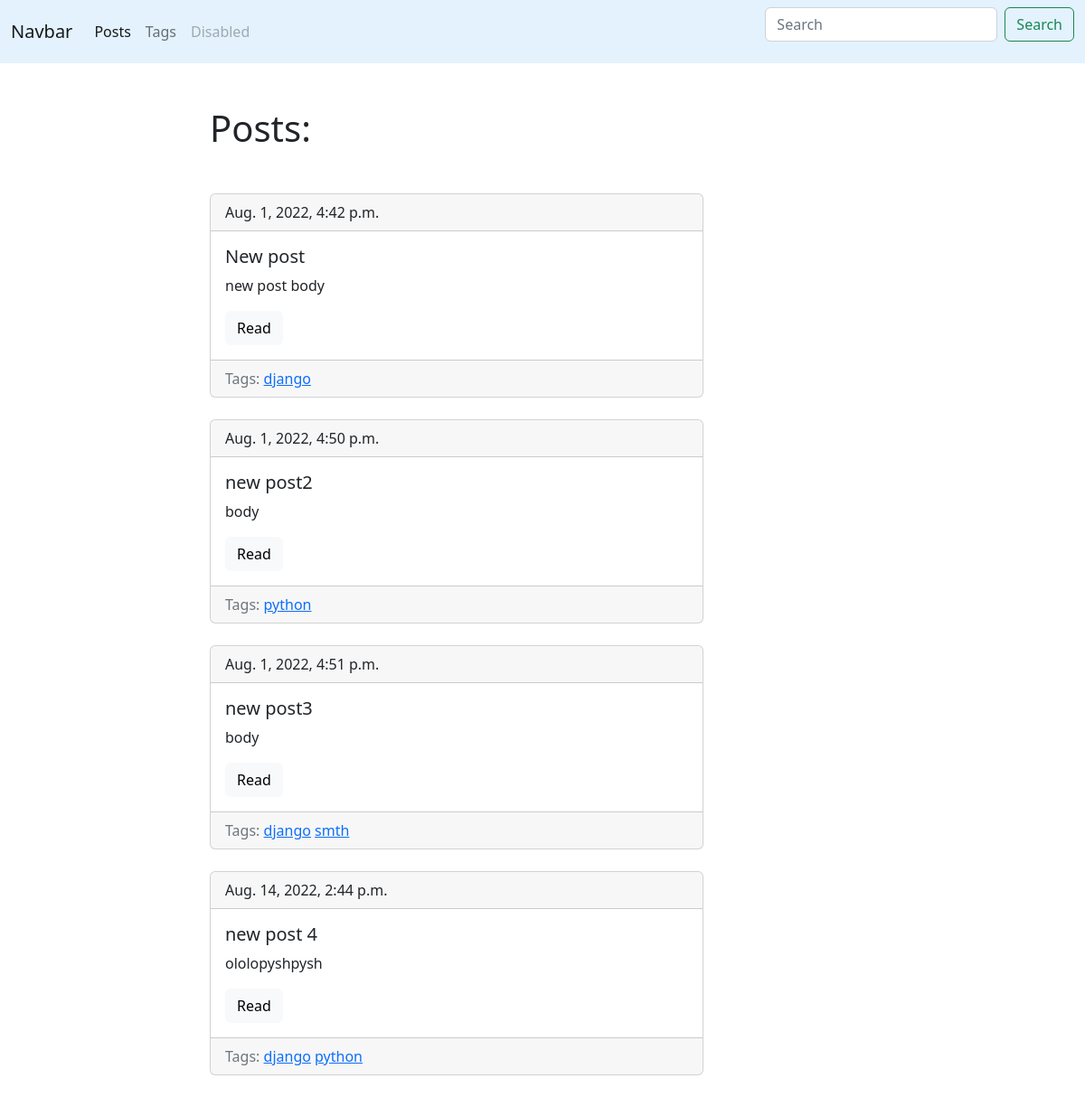
Screenshot of /blog/ with the database file from the repository.
### blog/models.py (models this page shows, shortened)
class Post(models.Model):
    title = models.CharField(max_length=150, db_index=True)
    slug = models.SlugField(max_length=150, unique=True)
    tags = models.ManyToManyField('Tag', blank=True, related_name='posts')
    body = models.TextField(blank=True, db_index=True)
    date_pub = models.DateTimeField(auto_now_add=True)
    def get_absolute_url(self):
        return reverse('post_detail_url', kwargs={'slug':self.slug})

class Tag(models.Model):
    title = models.CharField(max_length=50)
    slug = models.SlugField(max_length=50, unique=True)
    def get_absolute_url(self):
        return reverse('tag_detail_url', kwargs={'slug': self.slug})

### blog/views.py (the view)
# urls.py: path('', posts_list, name='posts_list_url'),
def posts_list(request):
    posts = Post.objects.all()
    return render(request, 'blog/index.html', context ={'posts': posts})

### blog/templates/blog/index.html (shortened to what this page needs)
{% extends 'blog/base_blog.html'%}
{% block content %}
<h1 class="mb-5">Posts:</h1>
    {% for post in posts %}
      {% include 'blog/includes/post_card_templates.html' %}
    {% endfor %}
{% endblock %}

### blog/templates/blog/includes/post_card_templates.html
<div class="card mb-4">
    <div class="card-header">
    {{ post.date_pub }}
    </div>
    <div class="card-body">
    <h5 class="card-title">{{ post.title }}</h5>
    <p class="card-text">{{ post.body|truncatewords:15 }}</p>
    <a href="{{ post.get_absolute_url }}" class="btn btn-light">Read</a>
    </div>
    <div class="card-footer text-muted">
        Tags:
        {% for tag in  post.tags.all %}
            <a href="{{ tag.get_absolute_url }}">{{ tag.title }}</a>
        {% endfor %}
    </div>
</div>

### rows the page displays
Post: date_pub "Aug. 1, 2022, 4:42 p.m.", title "New post", body "new post body"
Tag: title "django"
Post: date_pub "Aug. 1, 2022, 4:50 p.m.", title "new post2", body "body"
Tag: title "python"
Post: date_pub "Aug. 1, 2022, 4:51 p.m.", title "new post3", body "body"
Tag: title "smth"
Post: date_pub "Aug. 14, 2022, 2:44 p.m.", title "new post 4", body "ololopyshpysh"
